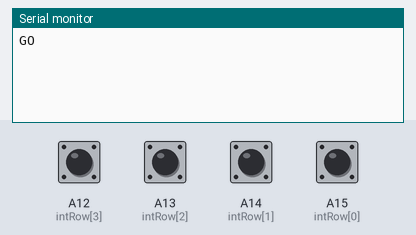
Bench run of a sketch on a simulated Arduino Mega 2560, built with avr-gcc and run on an emulated ATmega2560. Shown: the last lines printed to the serial monitor. The inputs (shaded band) are chosen by the test bench; at power-on: A12 (intRow[3]), A13 (intRow[2]), A14 (intRow[1]), A15 (intRow[0]) HIGH.

Above: at 1.2 s.
1.3 s: A12 (intRow[3]) pulled LOW for 0.15 s
At 1.9 s:
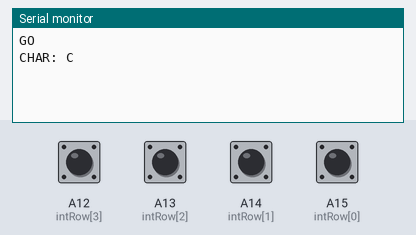
2.9 s: A13 (intRow[2]) pulled LOW for 0.15 s
At 4.2 s:
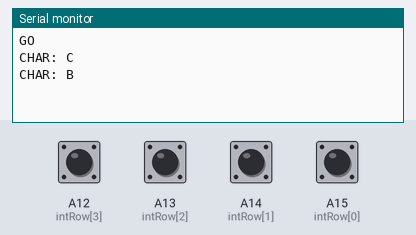
4.5 s: A14 (intRow[1]) pulled LOW for 0.15 s
At 5.5 s:
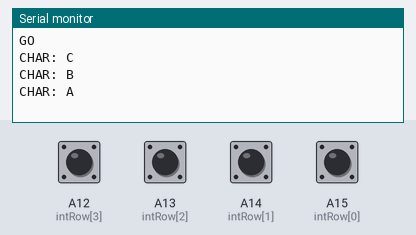

Measured:
- after the input at 1.3 s, the serial monitor: prints a new line after 0.05 s (image 1)
- after the input at 2.9 s, the serial monitor: prints a new line after 0.05 s (image 2)
- after the input at 4.5 s, the serial monitor: prints a new line after 0.05 s (image 3)

The sketch:

intKeyb2.ino
```cpp
#define TBASE      100
#define nstep     1000
#define ROWS      4
#define COLS      4

const unsigned long DEBOUNCETIME = 50;
volatile unsigned long previousMillis = 0;
volatile unsigned short numberOfButtonInterrupts = 0;
volatile unsigned short lastState;
bool prevState;
unsigned long prec=0;
unsigned long step = 0;
// Arduino Uno source
int keyInterrupt = 2;
volatile short row = -1;
volatile short col = -1;

char hexaKeys[ROWS][COLS] = {
  {'1', '2', '3', 'A'},
  {'4', '5', '6', 'B'},
  {'7', '8', '9', 'C'},
  {'*', '0', '#', 'D'}
};
//Arduino Mega
byte intRow[ROWS] = {A15, A14, A13, A12};
byte intCols[COLS] = {A11, A10, A9, A8};

void debounce(){
   // sezione critica
   // protegge previousMillis che, essendo a 16it, potrebbe essere danneggiata se interrotta da un interrupt
   // numberOfButtonInterrupts ï¿½ 8bit e non ï¿½ danneggiabile ne in lettura ne in scrittura
   noInterrupts();
   // il valore lastintTime potrï¿½ essere in seguito letto interrotto ma non danneggiato
   unsigned long lastintTime = previousMillis;
   //bool ls = lastState;
   interrupts();

   if ((numberOfButtonInterrupts != 0) //flag interrupt! Rimbalzo o valore sicuro?
        && (millis() - lastintTime > DEBOUNCETIME ) //se ï¿½ passato il transitorio
		&& prevState != lastState // elimina transizioni anonale LL o HH
		&& digitalRead(intRow[row]) == lastState
	  ) //coincide con il valore di un polling
    {
    //Serial.print("HIT: "); Serial.println(numberOfButtonInterrupts);
    numberOfButtonInterrupts = 0; // reset del flag

    prevState = lastState;
    if(lastState == HIGH){ // fronte di salita
		//Serial.println(" in SALITA");
    }else{
		//Serial.println(" in DISCESA");
		    //Serial.print(row); Serial.print(" - "); Serial.println(col);
		    doBtnAction(row, col);
    }
    //col = -1;
    //row = -1;
  }
}

ISR (PCINT2_vect) // handle pin change interrupt for D8 to D13 here
{
  previousMillis = millis(); // tempo evento
  // default rilascio: fronte di salita su un tasto qualsiasi (0,0)
  row = 0;
  //col = 0;
  lastState = HIGH;
  // rivelatore di pressione: fronte di discesa (sul tasto effettivamente premuto)
  for(short i=0; (lastState != LOW) && (i < ROWS); i++){
	  lastState = digitalRead(intRow[i]);
	  if(lastState == LOW){
		  row = i;
		  col = -1;
		  for(short j=0; (col == -1) && (j < COLS); j++){
				digitalWrite(intCols[j], HIGH);
				if(digitalRead(intRow[row])==HIGH){ //genera interrupt che si memorizzano
					col = j;
				}
				digitalWrite(intCols[j], LOW);
		  }
	  }
  }
  PCIFR |= (1 << PCIF2);  //cancella gli interrupt memorizzati
  numberOfButtonInterrupts++; // contatore rimbalzi e flag segnalazione per entrambi i fronti
}

void setup() {
  // Open serial communications and wait for port to open:
  Serial.begin(115200);
  while (!Serial) {}

  pinMode(intCols[0], OUTPUT);
  digitalWrite(intCols[0], LOW);
  pinMode(intCols[1], OUTPUT);
  digitalWrite(intCols[1], LOW);
  pinMode(intCols[2], OUTPUT);
  digitalWrite(intCols[2], LOW);
  pinMode(intCols[3], OUTPUT);
  digitalWrite(intCols[3], LOW);

  pinMode(intRow[0], INPUT_PULLUP);
  pinMode(intRow[1], INPUT_PULLUP);
  pinMode(intRow[2], INPUT_PULLUP);
  pinMode(intRow[3], INPUT_PULLUP);
  prevState = HIGH; // si parte da pulsante rilasciato

  Serial.println("GO");
  //Arduino Mega interrupts settings
  PCIFR |= (1 << PCIF2);   // clear any outstanding interrupts
  PCICR |= (1 << PCIE2);   // set change interrupt

  PCMSK2 |= (1 << PCINT20); //Set PCINT20 (Analog input A12) to trigger an interrupt on state change.
  PCMSK2 |= (1 << PCINT21); //Set PCINT21 (Analog input A13) to trigger an interrupt on state change.
  PCMSK2 |= (1 << PCINT22); //Set PCINT22 (Analog input A14) to trigger an interrupt on state change.
  PCMSK2 |= (1 << PCINT23); //Set PCINT23 (Analog input A15) to trigger an interrupt on state change.
}

void loop() {
  debounce();
}

void doBtnAction(unsigned short row, unsigned short col){
  Serial.print("CHAR: ");
  Serial.println(hexaKeys[row][col]);
}
```
